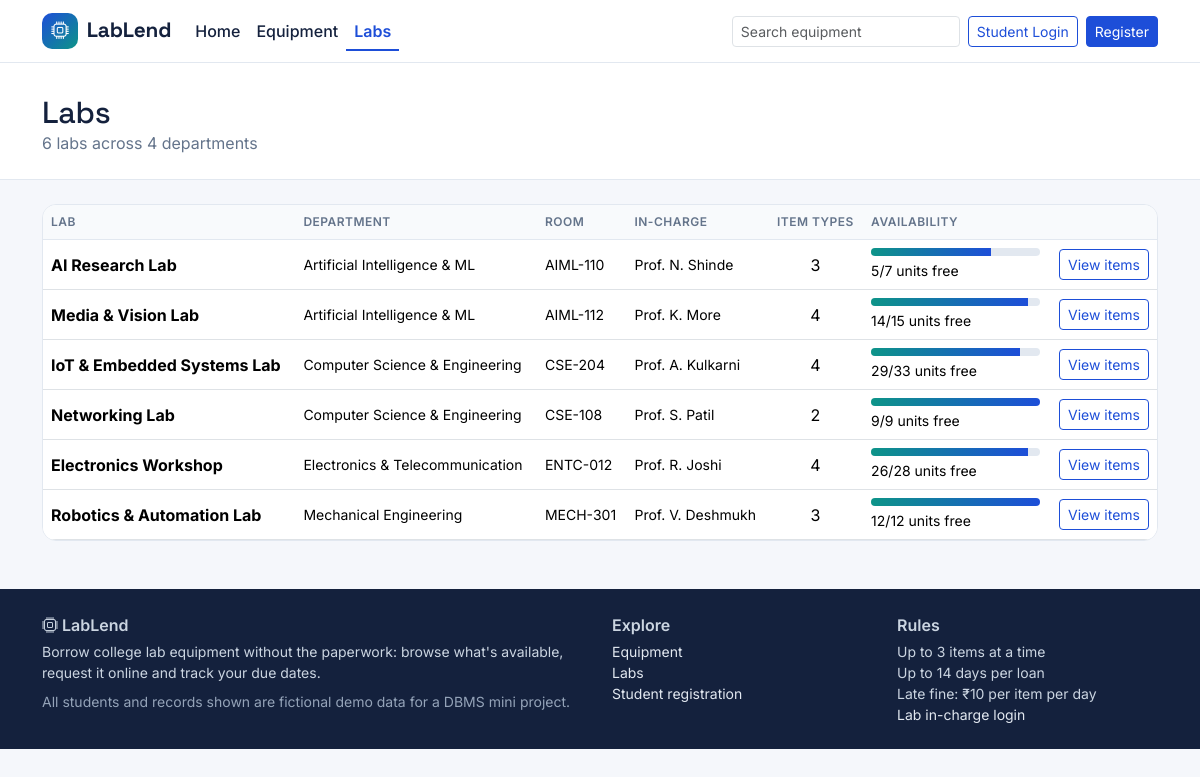
Screenshot of /labs.php with the database file from the repository.
### tables this page shows
CREATE TABLE labs (
    lab_id    INT PRIMARY KEY AUTO_INCREMENT,
    dept_id   INT NOT NULL,
    lab_name  VARCHAR(120) NOT NULL,
    room_no   VARCHAR(20),
    incharge  VARCHAR(100),
    CONSTRAINT fk_lab_dept FOREIGN KEY (dept_id)
        REFERENCES departments(dept_id)
        ON UPDATE CASCADE ON DELETE RESTRICT
);

CREATE TABLE departments (
    dept_id   INT PRIMARY KEY AUTO_INCREMENT,
    dept_name VARCHAR(100) NOT NULL UNIQUE,
    dept_code VARCHAR(10)  NOT NULL UNIQUE
);

### includes/functions.php (called while the page is built, shortened)
<?php
function e($value): string
{
    return htmlspecialchars((string) $value, ENT_QUOTES, 'UTF-8');
}

### labs.php (the view, shortened to what this page needs)
<?php
require 'config/database.php';
require 'includes/functions.php';
$labs = $pdo->query('
    SELECT l.lab_id, l.lab_name, l.room_no, l.incharge, d.dept_name,
           v.item_types, v.total_units, v.available_units, v.issued_units
    FROM labs l
    INNER JOIN departments d    ON l.dept_id = d.dept_id
    INNER JOIN lab_availability v ON v.lab_id = l.lab_id
    ORDER BY d.dept_name, l.lab_name
')->fetchAll();
include 'includes/header.php';
?>
<section class="page-head">
    <div class="container">
        <h1>Labs</h1>
        <p class="text-muted-ll mb-0"><?= count($labs) ?> labs across <?= count(array_unique(array_column($labs, 'dept_name'))) ?> departments</p>
    </div>
</section>
<div class="container mt-4">
    <div class="ll-table table-responsive">
        <table class="table table-hover">
            <thead><tr><th>Lab</th><th>Department</th><th>Room</th><th>In-charge</th><th class="text-center">Item types</th><th style="min-width:180px">Availability</th><th></th></tr></thead>
            <tbody>
            <?php foreach ($labs as $l): $pct = $l['total_units'] ? round($l['available_units'] / $l['total_units'] * 100) : 0; ?>
                <tr>
                    <td><strong><?= e($l['lab_name']) ?></strong></td>
                    <td class="small"><?= e($l['dept_name']) ?></td>
                    <td class="small"><?= e($l['room_no']) ?></td>
                    <td class="small"><?= e($l['incharge']) ?></td>
                    <td class="text-center"><?= (int) $l['item_types'] ?></td>
                    <td>
                        <div class="bar mb-1"><span style="width:<?= $pct ?>%"></span></div>
                        <div class="small"><?= (int) $l['available_units'] ?>/<?= (int) $l['total_units'] ?> units free</div>
                    </td>
                    <td class="text-end"><a href="equipment.php?lab=<?= (int) $l['lab_id'] ?>" class="btn btn-sm btn-outline-brand">View items</a></td>
                </tr>
            <?php endforeach; ?>
            </tbody>
        </table>
    </div>
</div>
<?php include 'includes/footer.php'; ?>

### assets/css/style.css (style rules this page uses)
:root { --ll-ink: #14213d; --ll-brand: #1d4ed8; --ll-brand-dark: #1e3a8a; --ll-accent: #0d9488; --ll-amber: #b45309; --ll-red: #b91c1c; --ll-bg: #f5f7fb; --ll-card: #ffffff; --ll-line: #e2e8f0; --ll-muted: #64748b; --ll-radius: 14px; }
body { background: var(--ll-bg); color: var(--ll-ink); font-family: 'Inter', system-ui, sans-serif; }
h1, h2, h3, h4, h5, .brand-text, .stat-num { font-family: 'Space Grotesk', 'Inter', sans-serif; letter-spacing: -.01em; }
a { color: var(--ll-brand); }
.text-muted-ll { color: var(--ll-muted) !important; }
.btn-outline-brand { border-color: var(--ll-brand); color: var(--ll-brand); }
.page-head { background: #fff; border-bottom: 1px solid var(--ll-line); padding: 2rem 0 1.5rem; }
.page-head h1 { font-size: 1.9rem; margin: 0; }
.ll-table { background: #fff; border: 1px solid var(--ll-line); border-radius: var(--ll-radius); overflow: hidden; }
.ll-table .table { margin: 0; }
.ll-table thead th { background: #f8fafc; color: var(--ll-muted); font-size: .75rem; text-transform: uppercase; letter-spacing: .04em; font-weight: 600; border-bottom: 1px solid var(--ll-line); }
.ll-table td { vertical-align: middle; }
.bar { height: 8px; background: #e2e8f0; border-radius: 99px; overflow: hidden; }
.bar span { display: block; height: 100%; background: linear-gradient(90deg, var(--ll-accent), var(--ll-brand)); }

### rows the page displays
labs: lab_name "AI Research Lab", dept.dept_name "Artificial Intelligence & ML", room_no "AIML-110", incharge "Prof. N. Shinde", item_types "3", $pct 71 (drawn), available_units "5", total_units "7"
labs: lab_name "Media & Vision Lab", dept.dept_name "Artificial Intelligence & ML", room_no "AIML-112", incharge "Prof. K. More", item_types "4", $pct 93 (drawn), available_units "14", total_units "15"
labs: lab_name "IoT & Embedded Systems Lab", dept.dept_name "Computer Science & Engineering", room_no "CSE-204", incharge "Prof. A. Kulkarni", item_types "4", $pct 88 (drawn), available_units "29", total_units "33"
labs: lab_name "Networking Lab", dept.dept_name "Computer Science & Engineering", room_no "CSE-108", incharge "Prof. S. Patil", item_types "2", $pct 100 (drawn), available_units "9", total_units "9"
labs: lab_name "Electronics Workshop", dept.dept_name "Electronics & Telecommunication", room_no "ENTC-012", incharge "Prof. R. Joshi", item_types "4", $pct 93 (drawn), available_units "26", total_units "28"
labs: lab_name "Robotics & Automation Lab", dept.dept_name "Mechanical Engineering", room_no "MECH-301", incharge "Prof. V. Deshmukh", item_types "3", $pct 100 (drawn), available_units "12", total_units "12"

### other values shown
$label "Home Equipment Labs"
count($labs) "6"
count(array_unique(array_column($labs, 'dept_name'))) "4"
MAX_ACTIVE_ITEMS "3"
MAX_DAYS "14"
money(FINE_PER_DAY) "₹10"
